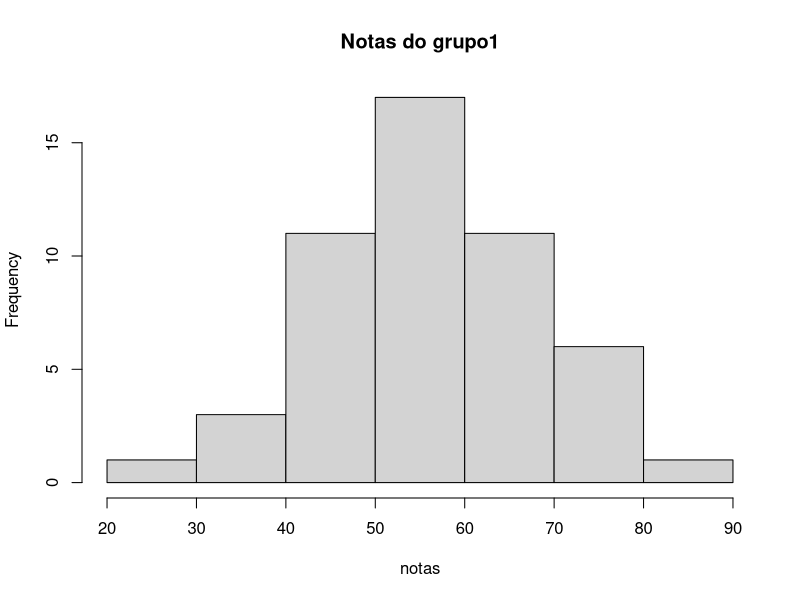
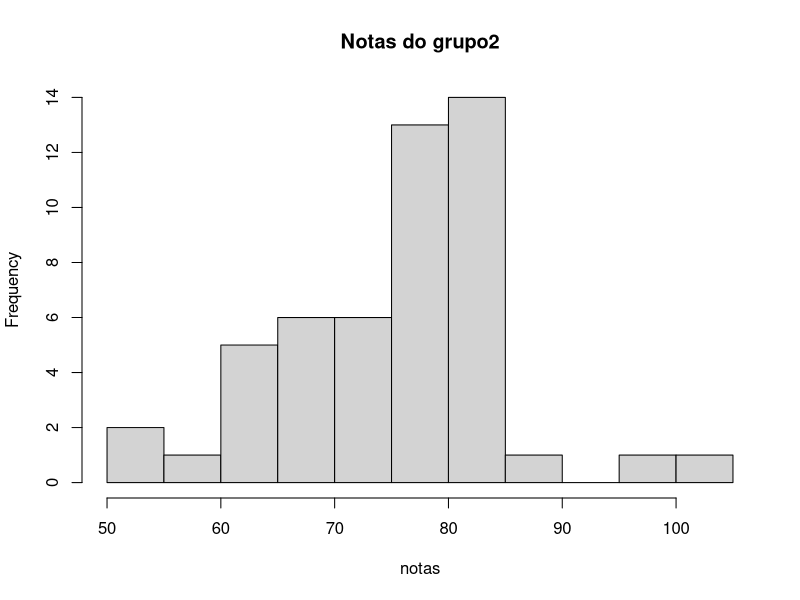
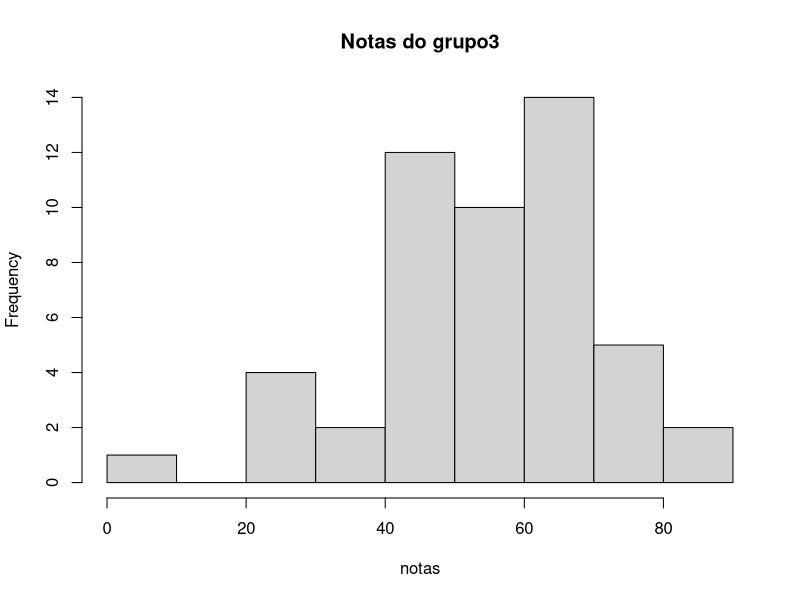
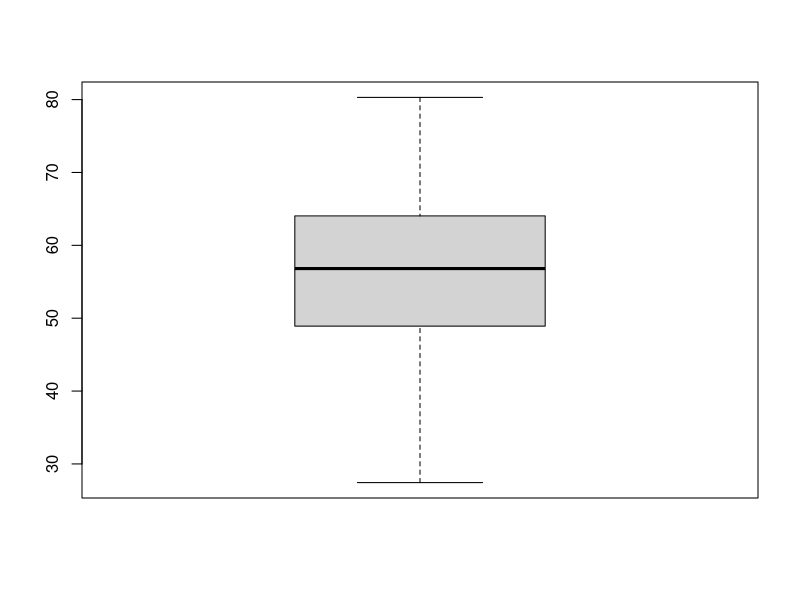
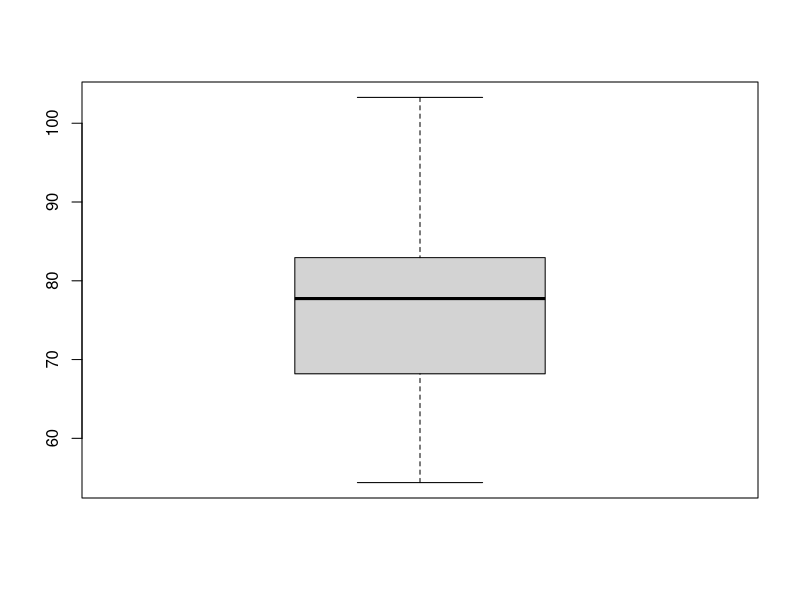
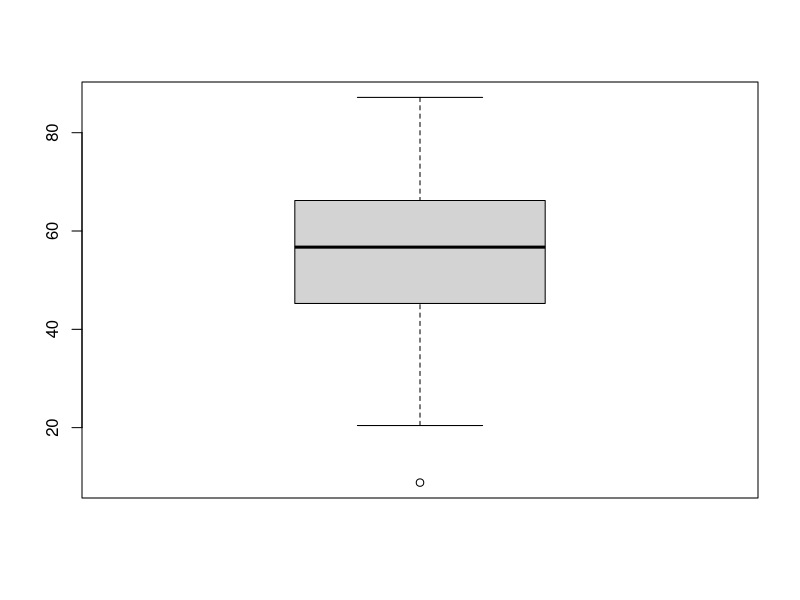

Write R code to recreate these figures, in order.
alunos = 50

notaGrupo1 = abs(round(rnorm(alunos,60,15),2))
notaGrupo2 = abs(round(rnorm(alunos,75,10),2))
notaGrupo3 = abs(round(rnorm(alunos,55,17),2))

hist(notaGrupo1, main = 'Notas do grupo1', xlab = 'notas')

# O primeiro grupo teve uma média de notas entre 50 e 70 
# e a maioria das outras pessoas tiveram nota acima disso

hist(notaGrupo2, main = 'Notas do grupo2', xlab = 'notas')
# A média de pessoas que obtiveram a nota 75 foi muita alta
# de 60 a 70 mais de 10 pessoas e abaixo de 50 menos de 5 pessoas tiraram

hist(notaGrupo3, main = 'Notas do grupo3',  xlab = 'notas')

# O grupo 3 tem notas mais distribuidas ou seja

boxplot(notaGrupo1)
boxplot(notaGrupo2)
boxplot(notaGrupo3)
